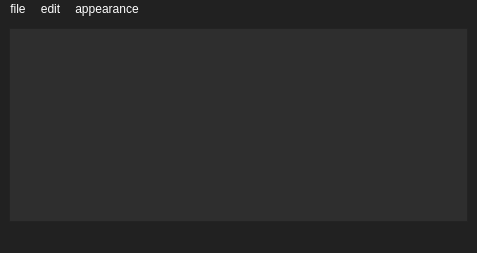
<?xml version="1.0" encoding="UTF-8"?>
<ui version="4.0">
 <class>MainWindow</class>
 <widget class="QMainWindow" name="MainWindow">
  <property name="geometry">
   <rect>
    <x>0</x>
    <y>0</y>
    <width>477</width>
    <height>253</height>
   </rect>
  </property>
  <property name="windowTitle">
   <string>MainWindow</string>
  </property>
  <property name="styleSheet">
   <string notr="true"> QWidget{ 
background-color: rgb(33,33,33); 
            color: #FFFFFF; 
            } 
            QTextEdit{ 
            background-color: rgb(46,46,46); 
            } 
            QMenuBar::item:selected{ 
            color: #000000 
            } </string>
  </property>
  <widget class="QWidget" name="centralwidget">
   <layout class="QGridLayout" name="gridLayout">
    <item row="0" column="0">
     <widget class="QTextEdit" name="textEdit"/>
    </item>
   </layout>
  </widget>
  <widget class="QMenuBar" name="menubar">
   <property name="geometry">
    <rect>
     <x>0</x>
     <y>0</y>
     <width>477</width>
     <height>22</height>
    </rect>
   </property>
   <widget class="QMenu" name="menufile">
    <property name="title">
     <string>file</string>
    </property>
    <addaction name="actionnew"/>
    <addaction name="actionsave"/>
    <addaction name="actionsave_as"/>
    <addaction name="separator"/>
    <addaction name="actionopen"/>
   </widget>
   <widget class="QMenu" name="menuedit">
    <property name="title">
     <string>edit</string>
    </property>
    <addaction name="actionundo"/>
    <addaction name="actionredo"/>
    <addaction name="actioncopy"/>
    <addaction name="actioncut"/>
    <addaction name="actionpaste"/>
   </widget>
   <widget class="QMenu" name="menuappearance">
    <property name="title">
     <string>appearance</string>
    </property>
    <addaction name="actionset_dark_mode"/>
    <addaction name="actionset_light_mode"/>
    <addaction name="separator"/>
    <addaction name="actionincrease_font_size"/>
    <addaction name="actiondecrease_font_size"/>
   </widget>
   <addaction name="menufile"/>
   <addaction name="menuedit"/>
   <addaction name="menuappearance"/>
  </widget>
  <widget class="QStatusBar" name="statusbar"/>
  <action name="actionnew">
   <property name="text">
    <string>new</string>
   </property>
  </action>
  <action name="actionsave">
   <property name="text">
    <string>save</string>
   </property>
  </action>
  <action name="actionsave_as">
   <property name="text">
    <string>save as</string>
   </property>
  </action>
  <action name="actionundo">
   <property name="text">
    <string>undo</string>
   </property>
  </action>
  <action name="actionredo">
   <property name="text">
    <string>redo</string>
   </property>
  </action>
  <action name="actioncopy">
   <property name="text">
    <string>copy</string>
   </property>
  </action>
  <action name="actioncut">
   <property name="text">
    <string>cut</string>
   </property>
  </action>
  <action name="actionpaste">
   <property name="text">
    <string>paste</string>
   </property>
  </action>
  <action name="actionset_dark_mode">
   <property name="text">
    <string>set dark mode</string>
   </property>
  </action>
  <action name="actionset_light_mode">
   <property name="text">
    <string>set light mode </string>
   </property>
  </action>
  <action name="actionchange_font_size">
   <property name="text">
    <string>change font size</string>
   </property>
  </action>
  <action name="actionopen">
   <property name="text">
    <string>open</string>
   </property>
  </action>
  <action name="actionincrease_font_size">
   <property name="text">
    <string>increase font size</string>
   </property>
  </action>
  <action name="actiondecrease_font_size">
   <property name="text">
    <string>decrease font size</string>
   </property>
  </action>
 </widget>
 <resources/>
 <connections/>
</ui>
